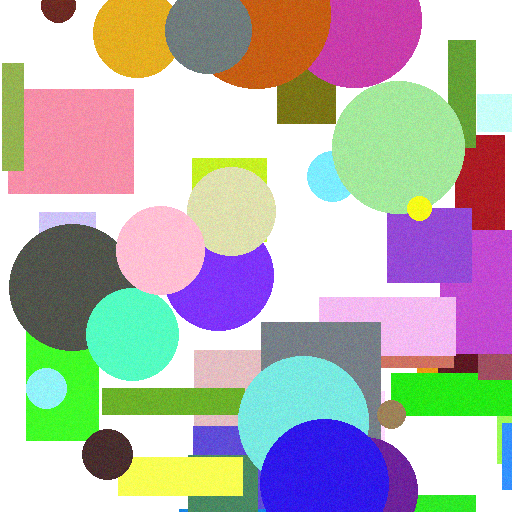
#> input picture results/sample_images/sample_000.png, 512 x 512 px; its folder holds only this picture in this run
$ python generate_data.py
#> lines starting #> are read from the running program, lines starting #| are printed output that depends on the picture
#> in build_dataset, img is the input picture: PIL image 512x512 RGB; mean R, G, B 183.6, 181.1, 178.1
"""
Synthetic iterative degradation data generator.

Produces two types of sequences that model real multi-turn quality drift:

  1. JPEG recompression (Banana100-style):
       Each round: save as JPEG at quality Q, reload.
       Models quantisation artifact accumulation.

  2. Noise accumulation:
       Each round: add a small amount of Gaussian noise.
       Models stochastic diffusion-style drift.

  3. Combined (default): JPEG + noise, alternating.
       Most realistic proxy for iterative model editing.

Seeds are fixed so experiments are reproducible.

Quick start:
    python generate_data.py --source_dir ./sample_images --out_dir ./data --n_rounds 20
"""

from __future__ import annotations
import argparse
import io
import os
import random
from pathlib import Path
from typing import List, Literal, Optional

import numpy as np
from PIL import Image

# ── degradation primitives ─────────────────────────────────────────────────

def jpeg_round(img: Image.Image, quality: int = 70) -> Image.Image:
    """One round of JPEG recompression at the given quality."""
#> called with quality = 75
    buf = io.BytesIO()
    img.convert("RGB").save(buf, format="JPEG", quality=quality)
    buf.seek(0)
    return Image.open(buf).copy()
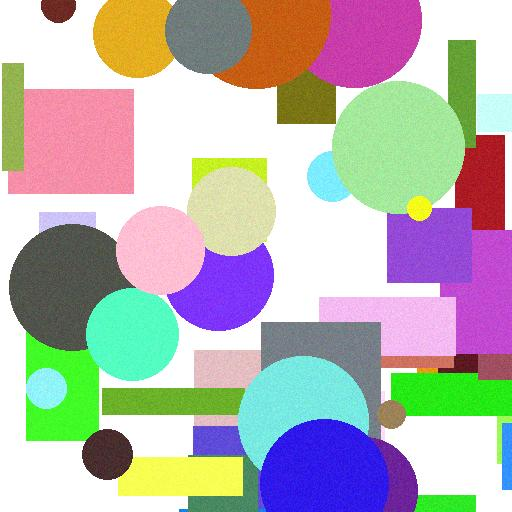
#> returned value: PIL image 512x512 RGB; mean R, G, B 183.1, 180.7, 177.8


def noise_round(img: Image.Image, sigma: float = 5.0) -> Image.Image:
    """One round of additive Gaussian noise (sigma in pixel units 0-255)."""
#> called with sigma = 4
    arr = np.array(img.convert("RGB")).astype(np.float32)
    noise = np.random.normal(0, sigma, arr.shape).astype(np.float32)
    arr = np.clip(arr + noise, 0, 255).astype(np.uint8)
    return Image.fromarray(arr)


def blur_round(img: Image.Image, radius: float = 0.8) -> Image.Image:
    """One round of slight Gaussian blur (models high-frequency detail loss)."""
    from PIL import ImageFilter
    return img.filter(ImageFilter.GaussianBlur(radius=radius))


# ── sequence generators ────────────────────────────────────────────────────

# [37 lines left out: functions generate_jpeg_sequence, generate_noise_sequence, not called in this run]


def generate_combined_sequence(
    img: Image.Image,
    n_rounds: int = 20,
    jpeg_quality: int = 75,
    noise_sigma: float = 4.0,
    blur_radius: float = 0.5,
    seed: int = 0,
) -> List[Image.Image]:
    """
    Combined degradation: JPEG + noise + occasional blur, mimicking
    the compounding artifacts seen in real iterative model editing.
    Returns [I_0, I_1, ..., I_n_rounds].
    """
    np.random.seed(seed)
    random.seed(seed)
    frames = [img.copy()]
    current = img.copy()
    for t in range(n_rounds):
        # Always JPEG compress
        current = jpeg_round(current, quality=jpeg_quality)
        # Add noise every round
        current = noise_round(current, sigma=noise_sigma)
        # Blur every 3rd round (models diffusion upsampling artifacts)
        if t % 3 == 2:
            current = blur_round(current, radius=blur_radius)
        frames.append(current.copy())
    return frames


# ── dataset builder ────────────────────────────────────────────────────────

GENERATORS = {
    "jpeg":     generate_jpeg_sequence,
    "noise":    generate_noise_sequence,
    "combined": generate_combined_sequence,
}

# Default prompts for sequences (used when scoring with DriftScore + prompt).
# If your source image comes with a caption, pass it in instead.
DEFAULT_PROMPTS = [
    "a high quality photograph of a natural scene",
    "a detailed image with rich textures and vivid colors",
    "a sharp and well-lit portrait photograph",
    "a photorealistic image with fine details",
    "a clear and crisp outdoor photograph",
]


def build_dataset(
    source_dir: str,
    out_dir: str,
    n_rounds: int = 20,
    mode: Literal["jpeg", "noise", "combined"] = "combined",
    n_images: Optional[int] = None,
    seed: int = 42,
) -> List[dict]:
    """
    Build a dataset of degradation trajectories from source images.

    Args:
        source_dir: Directory containing source PNG/JPG images.
        out_dir:    Where to save trajectory frames.
        n_rounds:   Number of degradation rounds per sequence.
        mode:       Degradation type (jpeg | noise | combined).
        n_images:   Cap on number of source images (None = use all).
        seed:       Random seed for reproducibility.

    Returns:
        List of dicts, each with keys:
            image_id, prompt, frames (list of PIL Images), out_subdir
    """
    source_dir = Path(source_dir)
    out_dir = Path(out_dir)
    out_dir.mkdir(parents=True, exist_ok=True)

    exts = {".jpg", ".jpeg", ".png", ".bmp", ".webp"}
    image_paths = sorted([p for p in source_dir.iterdir() if p.suffix.lower() in exts])

    if not image_paths:
        raise FileNotFoundError(f"No images found in {source_dir}")

    if n_images is not None:
        image_paths = image_paths[:n_images]

    generator_fn = GENERATORS[mode]
    dataset = []
    random.seed(seed)

    for idx, img_path in enumerate(image_paths):
        img = Image.open(img_path).convert("RGB")
        # Resize to 512x512 for consistency
        img = img.resize((512, 512), Image.LANCZOS)

        prompt = DEFAULT_PROMPTS[idx % len(DEFAULT_PROMPTS)]
        img_id = f"{mode}_{idx:04d}"
        subdir = out_dir / img_id
        subdir.mkdir(exist_ok=True)

        frames = generator_fn(img, n_rounds=n_rounds, seed=seed + idx)
#> frames = 21 items

        # Save frames to disk
        for t, frame in enumerate(frames):
            frame.save(subdir / f"round_{t:03d}.png")
#> this loop made 21 passes

        dataset.append({
            "image_id":  img_id,
            "source":    str(img_path),
            "prompt":    prompt,
            "frames":    frames,
            "out_subdir": str(subdir),
            "n_rounds":  n_rounds,
            "mode":      mode,
        })

        print(f"  [{idx+1}/{len(image_paths)}] {img_id}: {n_rounds} rounds saved → {subdir}")

    return dataset


# [75 lines left out: functions load_dataset, make_sample_images, not called in this run]


# ── CLI ────────────────────────────────────────────────────────────────────

if __name__ == "__main__":
    parser = argparse.ArgumentParser(description="Generate iterative degradation sequences.")
    parser.add_argument("--source_dir", default="./sample_images",
                        help="Directory of source images (default: ./sample_images)")
    parser.add_argument("--out_dir", default="./data",
                        help="Output directory for trajectories (default: ./data)")
    parser.add_argument("--n_rounds", type=int, default=20,
                        help="Number of degradation rounds per sequence (default: 20)")
    parser.add_argument("--mode", choices=["jpeg", "noise", "combined"], default="combined",
                        help="Degradation type (default: combined)")
    parser.add_argument("--n_images", type=int, default=None,
                        help="Max number of source images to use")
    parser.add_argument("--make_samples", action="store_true",
                        help="Generate synthetic sample images first (no external data needed)")
    parser.add_argument("--seed", type=int, default=42)
    args = parser.parse_args()

    if args.make_samples:
        print("Generating synthetic sample images ...")
        paths = make_sample_images(args.source_dir, n=10)
        print(f"  Saved {len(paths)} images to {args.source_dir}\n")

    print(f"Building {args.mode} degradation dataset ...")
    dataset = build_dataset(
        source_dir=args.source_dir,
        out_dir=args.out_dir,
        n_rounds=args.n_rounds,
        mode=args.mode,
        n_images=args.n_images,
        seed=args.seed,
    )
#> dataset = 1 item
    print(f"\nDone. {len(dataset)} sequences with {args.n_rounds} rounds each.")
#| Done. 1 sequences with 20 rounds each.
    print(f"Data saved to: {args.out_dir}")

$ run again, on results/sample_images/sample_004.png
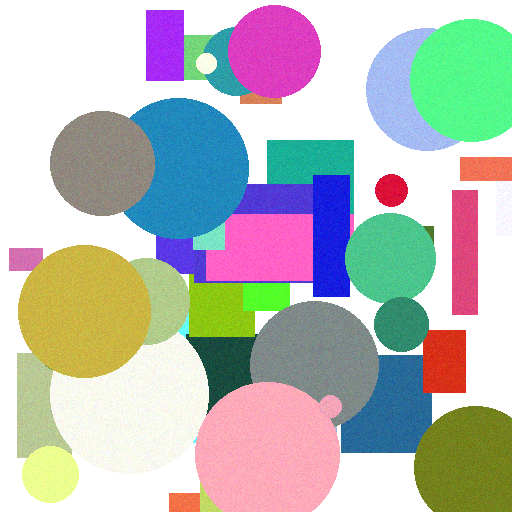
#> input picture results/sample_images/sample_004.png, 512 x 512 px
#> in build_dataset, img is the input picture: PIL image 512x512 RGB; mean R, G, B 185.7, 188.7, 185.1
#> in jpeg_round, `return Image.open(buf).copy()`:
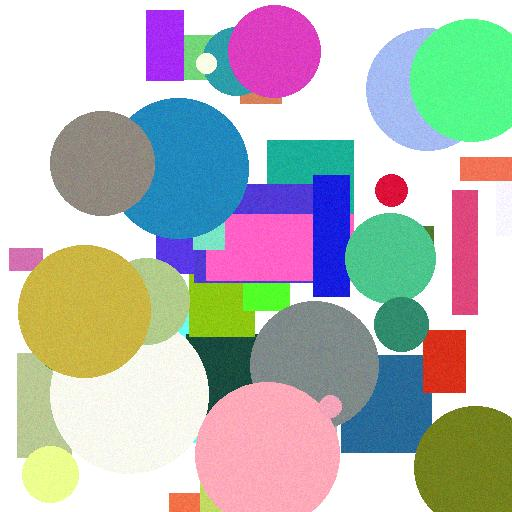
#> returned value: PIL image 512x512 RGB; mean R, G, B 185.1, 188.3, 184.7
#> frames = 21 items
#> the loop in build_dataset, `for t, frame in enumerate(frames):` made 21 passes
#> dataset = 1 item
#| Done. 1 sequences with 20 rounds each.

$ run again, on results/sample_images/sample_005.png
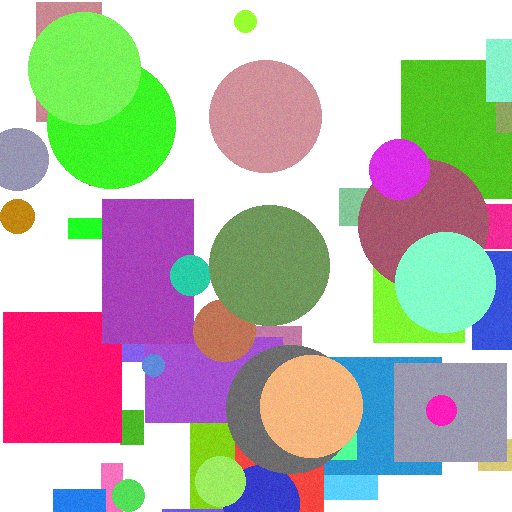
#> input picture results/sample_images/sample_005.png, 512 x 512 px
#> in build_dataset, img is the input picture: PIL image 512x512 RGB; mean R, G, B 186.2, 183.5, 174.4
#> in jpeg_round, `return Image.open(buf).copy()`:
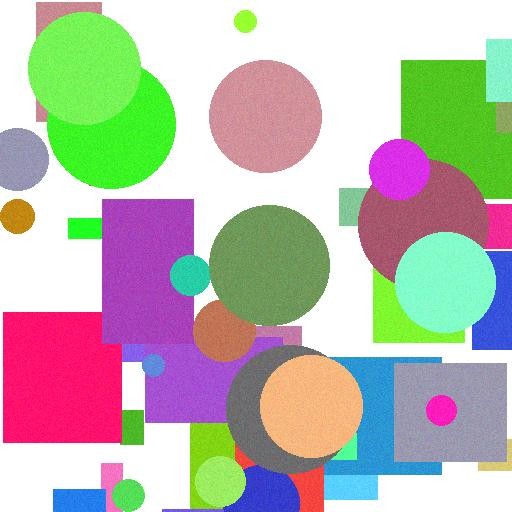
#> returned value: PIL image 512x512 RGB; mean R, G, B 185.7, 183.1, 174
#> frames = 21 items
#> the loop in build_dataset, `for t, frame in enumerate(frames):` made 21 passes
#> dataset = 1 item
#| Done. 1 sequences with 20 rounds each.

$ run again, on results/sample_images/sample_006.png
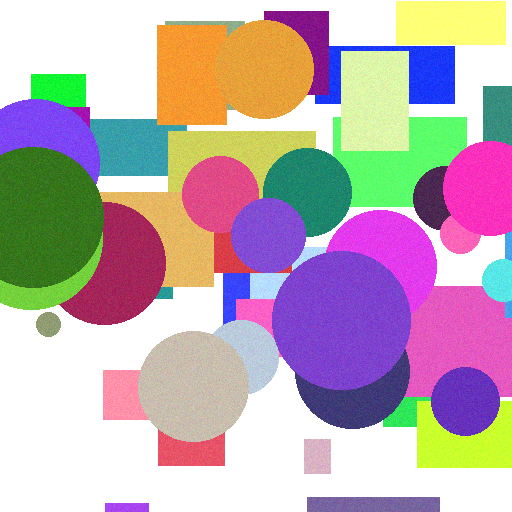
#> input picture results/sample_images/sample_006.png, 512 x 512 px
#> in build_dataset, img is the input picture: PIL image 512x512 RGB; mean R, G, B 190.5, 172, 178.8
#> in jpeg_round, `return Image.open(buf).copy()`:
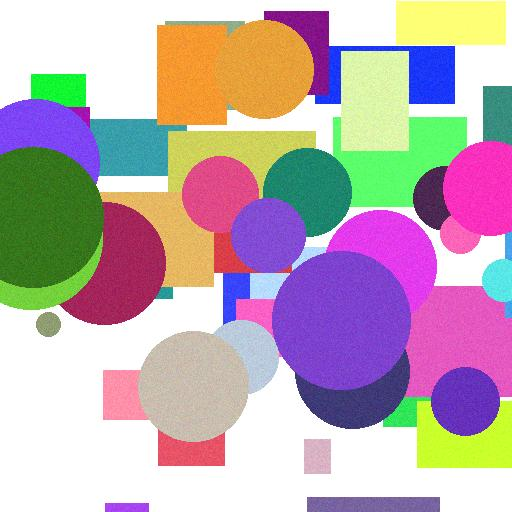
#> returned value: PIL image 512x512 RGB; mean R, G, B 190.1, 171.7, 178.4
#> frames = 21 items
#> the loop in build_dataset, `for t, frame in enumerate(frames):` made 21 passes
#> dataset = 1 item
#| Done. 1 sequences with 20 rounds each.

$ run again, on results/sample_images/sample_001.png
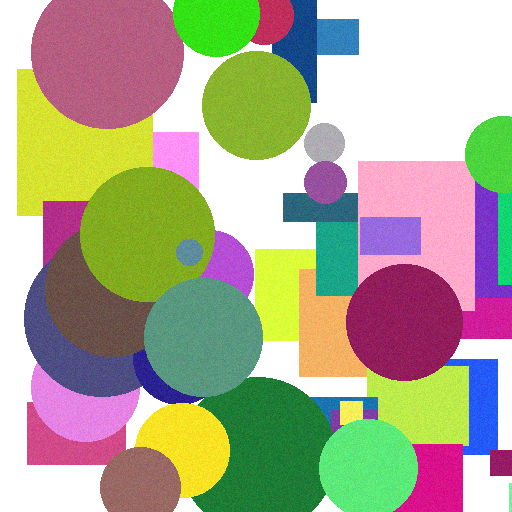
#> input picture results/sample_images/sample_001.png, 512 x 512 px
#> in build_dataset, img is the input picture: PIL image 512x512 RGB; mean R, G, B 172.5, 169.5, 145.3
#> in jpeg_round, `return Image.open(buf).copy()`:
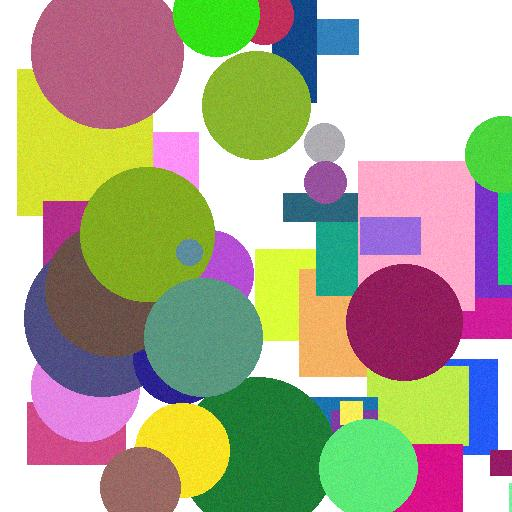
#> returned value: PIL image 512x512 RGB; mean R, G, B 172.2, 169.2, 144.9
#> frames = 21 items
#> the loop in build_dataset, `for t, frame in enumerate(frames):` made 21 passes
#> dataset = 1 item
#| Done. 1 sequences with 20 rounds each.
